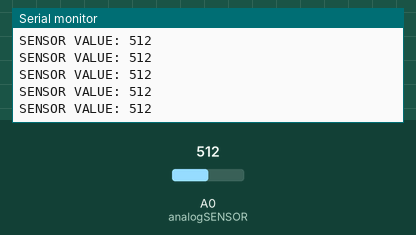
The sketch below on a simulated Arduino Uno, built with avr-gcc and run on an emulated ATmega328P. On the bench: the last lines printed to the serial monitor. The inputs (shaded band) are chosen by the test bench; at power-on: A0 (analogSENSOR) = 512.

Above: at 1.2 s.
1.3 s: A0 (analogSENSOR) set to 716
At 1.31 s:
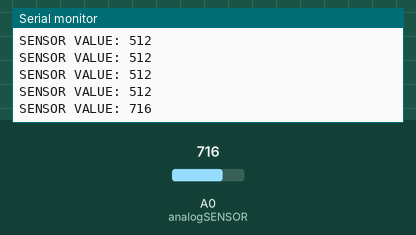
2.8 s: A0 (analogSENSOR) set to 900
At 2.82 s:
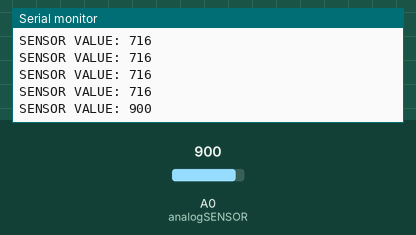
Timing chart, 0 to 5.8 s (numbered marks = the images above; inputs shaded):
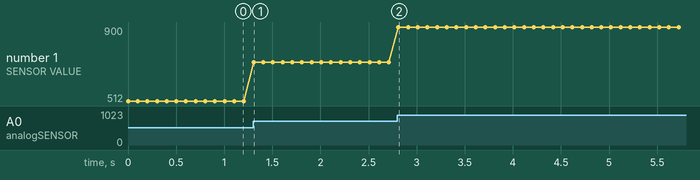

Measured:
- after the input at 1.3 s, the serial monitor: prints a new line at once (image 1)
- after the input at 2.8 s, the serial monitor: prints a new line at once (image 2)
- plotted number 1: 512 → 716 after the input at 1.3 s, 716 → 900 after the input at 2.8 s

The sketch:

analog_read.ino
```cpp
int analogSENSOR = A0;

int sensorValue = 0;

void setup()
{
  Serial.begin(9600);
}

void loop()
{

  sensorValue = analogRead(analogSENSOR);

  Serial.print("SENSOR VALUE: ");
  Serial.println(sensorValue);

  delay(100);
}
```
